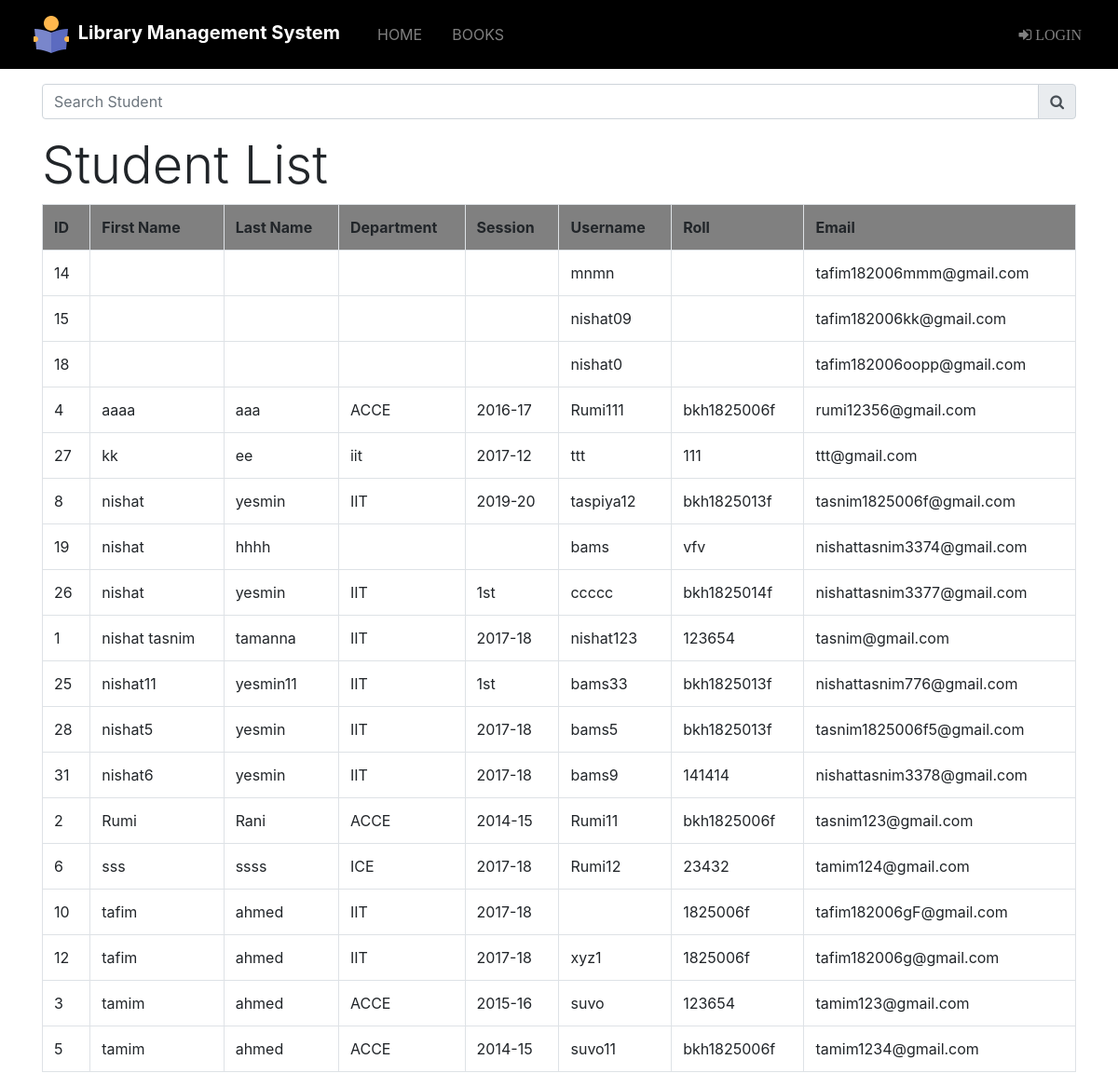
Screenshot of /admin/student_info.php with the database file from the repository.
### tables this page shows
CREATE TABLE `student` (
  `id` int(11) NOT NULL,
  `f_name` varchar(100) NOT NULL,
  `l_name` varchar(100) NOT NULL,
  `department` varchar(50) NOT NULL,
  `session_year` varchar(10) NOT NULL,
  `roll` varchar(50) NOT NULL,
  `username` varchar(50) NOT NULL,
  `email` varchar(50) NOT NULL,
  `password` varchar(30) NOT NULL,
  `contract` decimal(11,0) NOT NULL,
  `pic` varchar(255) NOT NULL DEFAULT 'pic.jpg'
);

### src/admin/student_info.php (the view, shortened to what this page needs)
<?php
include "navbar.php";
include "link.php";
 ?>
<!DOCTYPE html>
<html lang="en" dir="ltr">
  <head>
  </head>
  <body>
    <div class="container">
    <div class="">
      <form class="ml-auto py-3 " action="" method="post">
        <div class="input-group">
          <input type="text" name="search" placeholder="Search Student" class="form-control" value="">
          <div class="input-group-append">
            <button type="submit" name="submit" class="input-group-text"><span class="fa fa-search"></span>
            </button>
          </div>
        </div>
      </form>
    </div>
    <h1 class="display-4">Student List</h1>
    <?php
    if(isset($_POST['submit']))
    {
    	$sql="select * from student where username like '%$_POST[search]%';";
    	$query=mysqli_query($dblink,$sql);
    	if(mysqli_num_rows($query)==0)
    	{
    		echo "Sorry..! This username can't exit";
    	}
    	else{
    	echo "<table class='table table-bordered table-hover'>";
    		echo "<tr style='background-color:gray;'>";
    		echo "<th>"; echo "ID"; echo "</th>";
    		echo "<th>"; echo "First Name"; echo "</th>";
    		echo "<th>"; echo "Last Name"; echo "</th>";
    		echo "<th>"; echo "Department"; echo "</th>";
    		echo "<th>"; echo "Session"; echo "</th>";
        echo "<th>"; echo "Username"; echo "</th>";
    		echo "<th>"; echo "Roll"; echo "</th>";
    		echo "<th>"; echo "Email"; echo "</th>";
    		echo "</tr>";
    		while($row=mysqli_fetch_assoc($query))
    		{
    			echo "<tr>";
    			echo "<td>";echo $row['id']; echo "</td>";
    			echo "<td>";echo $row['f_name']; echo "</td>";
    			echo "<td>";echo $row['l_name']; echo "</td>";
    			echo "<td>";echo $row['department']; echo "</td>";
    			echo "<td>";echo $row['session_year']; echo "</td>";
          echo "<td>";echo $row['username']; echo "</td>";
    			echo "<td>";echo $row['roll']; echo "</td>";
    			echo "<td>";echo $row['email']; echo "</td>";
    			echo "</tr>";
    		}
    		echo "</table>";
    	}
    }
    else{
    	$sql="SELECT id,f_name,l_name,department,session_year,username,roll,email  FROM `student` ORDER BY `student`.`f_name` ASC";
    		$result=mysqli_query($dblink,$sql);
        echo "<table class='table table-bordered table-hover'>";
      		echo "<tr style='background-color:gray;'>";
      		echo "<th>"; echo "ID"; echo "</th>";
      		echo "<th>"; echo "First Name"; echo "</th>";
      		echo "<th>"; echo "Last Name"; echo "</th>";
      		echo "<th>"; echo "Department"; echo "</th>";
      		echo "<th>"; echo "Session"; echo "</th>";
          echo "<th>"; echo "Username"; echo "</th>";
      		echo "<th>"; echo "Roll"; echo "</th>";
      		echo "<th>"; echo "Email"; echo "</th>";
      		echo "</tr>";
    		while($row=mysqli_fetch_assoc($result))
    		{
          echo "<tr>";
    			echo "<td>";echo $row['id']; echo "</td>";
    			echo "<td>";echo $row['f_name']; echo "</td>";
    			echo "<td>";echo $row['l_name']; echo "</td>";
    			echo "<td>";echo $row['department']; echo "</td>";
    			echo "<td>";echo $row['session_year']; echo "</td>";
          echo "<td>";echo $row['username']; echo "</td>";
    			echo "<td>";echo $row['roll']; echo "</td>";
    			echo "<td>";echo $row['email']; echo "</td>";
    			echo "</tr>";
    		}echo "</table>";
    }
    			?>
      </div>
  </body>
</html>

### rows the page displays
student: id "14", username "mnmn", email "tafim182006mmm@gmail.com"
student: id "15", username "nishat09", email "tafim182006kk@gmail.com"
student: id "18", username "nishat0", email "tafim182006oopp@gmail.com"
student: id "4", f_name "aaaa", l_name "aaa", department "ACCE", session_year "2016-17", username "Rumi111", roll "bkh1825006f", email "rumi12356@gmail.com"
student: id "27", f_name "kk", l_name "ee", department "iit", session_year "2017-12", username "ttt", roll "111", email "ttt@gmail.com"
student: id "8", f_name "nishat", l_name "yesmin", department "IIT", session_year "2019-20", username "taspiya12", roll "bkh1825013f", email "tasnim1825006f@gmail.com"
student: id "19", f_name "nishat", l_name "hhhh", username "bams", roll "vfv", email "nishattasnim3374@gmail.com"
student: id "26", f_name "nishat", l_name "yesmin", department "IIT", session_year "1st", username "ccccc", roll "bkh1825014f", email "nishattasnim3377@gmail.com"
student: id "1", f_name "nishat tasnim", l_name "tamanna", department "IIT", session_year "2017-18", username "nishat123", roll "123654", email "tasnim@gmail.com"
student: id "25", f_name "nishat11", l_name "yesmin11", department "IIT", session_year "1st", username "bams33", roll "bkh1825013f", email "nishattasnim776@gmail.com"
student: id "28", f_name "nishat5", l_name "yesmin", department "IIT", session_year "2017-18", username "bams5", roll "bkh1825013f", email "tasnim1825006f5@gmail.com"
student: id "31", f_name "nishat6", l_name "yesmin", department "IIT", session_year "2017-18", username "bams9", roll "141414", email "nishattasnim3378@gmail.com"
student: id "2", f_name "Rumi", l_name "Rani", department "ACCE", session_year "2014-15", username "Rumi11", roll "bkh1825006f", email "tasnim123@gmail.com"
student: id "6", f_name "sss", l_name "ssss", department "ICE", session_year "2017-18", username "Rumi12", roll "23432", email "tamim124@gmail.com"
student: id "10", f_name "tafim", l_name "ahmed", department "IIT", session_year "2017-18", roll "1825006f", email "tafim182006gF@gmail.com"
student: id "12", f_name "tafim", l_name "ahmed", department "IIT", session_year "2017-18", username "xyz1", roll "1825006f", email "tafim182006g@gmail.com"
student: id "3", f_name "tamim", l_name "ahmed", department "ACCE", session_year "2015-16", username "suvo", roll "123654", email "tamim123@gmail.com"
student: id "5", f_name "tamim", l_name "ahmed", department "ACCE", session_year "2014-15", username "suvo11", roll "bkh1825006f", email "tamim1234@gmail.com"
